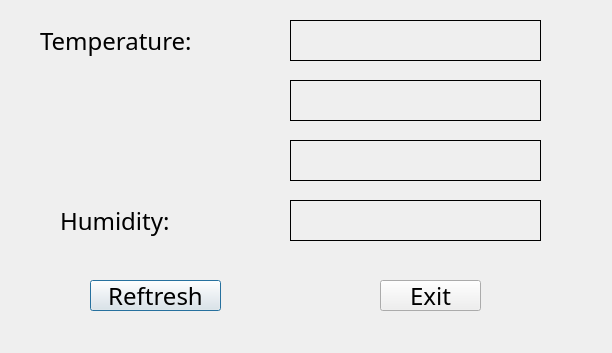
<?xml version="1.0" encoding="UTF-8"?>
<ui version="4.0">
 <class>Dialog</class>
 <widget class="QDialog" name="Dialog">
  <property name="geometry">
   <rect>
    <x>0</x>
    <y>0</y>
    <width>612</width>
    <height>353</height>
   </rect>
  </property>
  <property name="windowTitle">
   <string>Temperatufre and Humidity</string>
  </property>
  <widget class="QLabel" name="label">
   <property name="geometry">
    <rect>
     <x>40</x>
     <y>20</y>
     <width>171</width>
     <height>41</height>
    </rect>
   </property>
   <property name="font">
    <font>
     <family>Sans Serif</family>
     <pointsize>18</pointsize>
    </font>
   </property>
   <property name="autoFillBackground">
    <bool>true</bool>
   </property>
   <property name="text">
    <string>Temperature:</string>
   </property>
  </widget>
  <widget class="QLabel" name="label_2">
   <property name="geometry">
    <rect>
     <x>60</x>
     <y>200</y>
     <width>121</width>
     <height>41</height>
    </rect>
   </property>
   <property name="font">
    <font>
     <family>Sans Serif</family>
     <pointsize>18</pointsize>
    </font>
   </property>
   <property name="autoFillBackground">
    <bool>true</bool>
   </property>
   <property name="text">
    <string>Humidity:</string>
   </property>
  </widget>
  <widget class="QPushButton" name="pushButton">
   <property name="geometry">
    <rect>
     <x>90</x>
     <y>280</y>
     <width>131</width>
     <height>31</height>
    </rect>
   </property>
   <property name="font">
    <font>
     <family>Sans Serif</family>
     <pointsize>18</pointsize>
    </font>
   </property>
   <property name="text">
    <string>Reftresh</string>
   </property>
  </widget>
  <widget class="QPushButton" name="pushButton_2">
   <property name="geometry">
    <rect>
     <x>380</x>
     <y>280</y>
     <width>101</width>
     <height>31</height>
    </rect>
   </property>
   <property name="font">
    <font>
     <family>Sans Serif</family>
     <pointsize>18</pointsize>
    </font>
   </property>
   <property name="text">
    <string>Exit</string>
   </property>
  </widget>
  <widget class="QLabel" name="label_3">
   <property name="geometry">
    <rect>
     <x>290</x>
     <y>20</y>
     <width>251</width>
     <height>41</height>
    </rect>
   </property>
   <property name="font">
    <font>
     <family>Sans Serif</family>
     <pointsize>18</pointsize>
    </font>
   </property>
   <property name="autoFillBackground">
    <bool>true</bool>
   </property>
   <property name="frameShape">
    <enum>QFrame::Box</enum>
   </property>
   <property name="lineWidth">
    <number>1</number>
   </property>
   <property name="text">
    <string/>
   </property>
  </widget>
  <widget class="QLabel" name="label_4">
   <property name="geometry">
    <rect>
     <x>290</x>
     <y>80</y>
     <width>251</width>
     <height>41</height>
    </rect>
   </property>
   <property name="font">
    <font>
     <family>Sans Serif</family>
     <pointsize>18</pointsize>
    </font>
   </property>
   <property name="autoFillBackground">
    <bool>true</bool>
   </property>
   <property name="frameShape">
    <enum>QFrame::Box</enum>
   </property>
   <property name="lineWidth">
    <number>1</number>
   </property>
   <property name="text">
    <string/>
   </property>
  </widget>
  <widget class="QLabel" name="label_5">
   <property name="geometry">
    <rect>
     <x>290</x>
     <y>140</y>
     <width>251</width>
     <height>41</height>
    </rect>
   </property>
   <property name="font">
    <font>
     <family>Sans Serif</family>
     <pointsize>18</pointsize>
    </font>
   </property>
   <property name="autoFillBackground">
    <bool>true</bool>
   </property>
   <property name="frameShape">
    <enum>QFrame::Box</enum>
   </property>
   <property name="lineWidth">
    <number>1</number>
   </property>
   <property name="text">
    <string/>
   </property>
  </widget>
  <widget class="QLabel" name="label_6">
   <property name="geometry">
    <rect>
     <x>290</x>
     <y>200</y>
     <width>251</width>
     <height>41</height>
    </rect>
   </property>
   <property name="font">
    <font>
     <family>Sans Serif</family>
     <pointsize>18</pointsize>
    </font>
   </property>
   <property name="autoFillBackground">
    <bool>true</bool>
   </property>
   <property name="frameShape">
    <enum>QFrame::Box</enum>
   </property>
   <property name="lineWidth">
    <number>1</number>
   </property>
   <property name="text">
    <string/>
   </property>
  </widget>
 </widget>
 <resources/>
 <connections/>
</ui>
